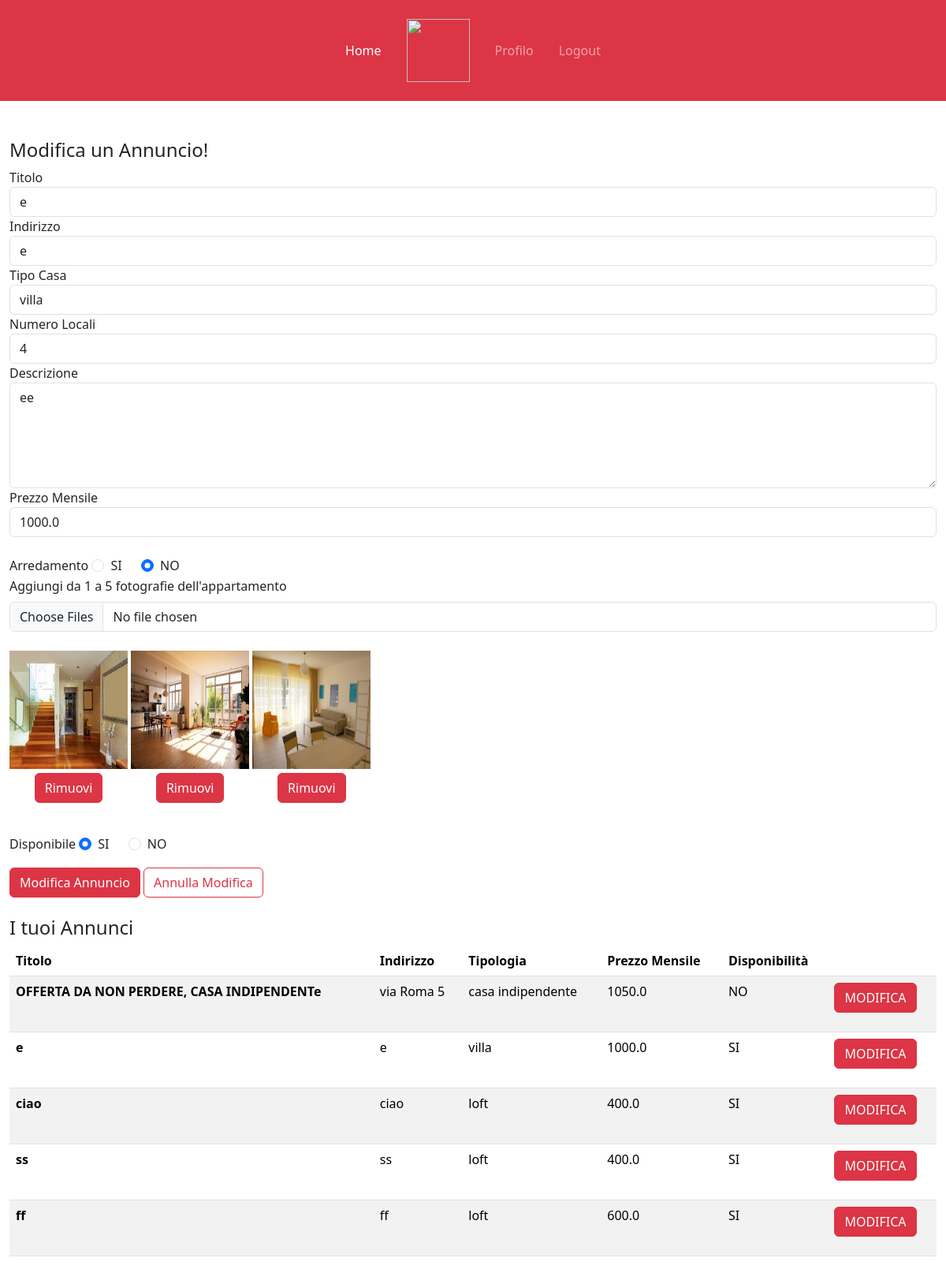
The app's page /profiloL/18 (signed in) with its own data.
### tables this page shows
CREATE TABLE "ANNUNCI" (
	"idAnnuncio"	INTEGER NOT NULL,
	"titolo"	TEXT NOT NULL,
	"indirizzo"	TEXT NOT NULL,
	"tipoCasa"	TEXT NOT NULL,
	"numeroLocali"	TEXT NOT NULL,
	"descrizione"	TEXT NOT NULL,
	"prezzoMensile"	REAL NOT NULL,
	"arredamento"	TEXT NOT NULL,
	"disponibilita"	TEXT NOT NULL,
	"idUtente"	INTEGER NOT NULL,
	FOREIGN KEY("idUtente") REFERENCES "UTENTI"("idUtente"),
	PRIMARY KEY("idAnnuncio" AUTOINCREMENT)
);

### app.py (the view)
@app.route('/profiloL')
@app.route('/profiloL/<int:id>')
@login_required
def profiloL(id=None): #annuncio=None significa che il parametro è opzionale.
   if id is not None:
      annunci=posts_dao.get_annunci(current_user.id)
      annuncio=posts_dao.get_singleAnnuncio(id)
      return render_template('profiloL.html', annunci=annunci, annuncio=annuncio)
   else:
      annunci=posts_dao.get_annunci(current_user.id)
      return render_template('profiloL.html', annunci=annunci)

### app.py (called while the page is built)
@login_manager.user_loader
def load_user(user_id):
    db_user=posts_dao.get_user_by_id(user_id)
    user = User(id=db_user['idUtente'],
                username=db_user['username'],
                password=db_user['password'],
                tipo=db_user['tipo'])
    return user

### posts_dao.py (called while the page is built)
def get_user_by_id(id_utente):
    query = 'SELECT * FROM UTENTI WHERE idUtente = ?'
    connection = sqlite3.connect('db/affitti.db')
    connection.row_factory = sqlite3.Row
    cursor = connection.cursor()
    cursor.execute(query, (id_utente,))
    result = cursor.fetchone()
    cursor.close()
    connection.close()
    return result

def get_annunci(id):
    conn =sqlite3.connect('db/affitti.db')
    conn.row_factory = sqlite3.Row
    cursor= conn.cursor()
    sql = 'SELECT  ANNUNCI.idAnnuncio, titolo, indirizzo, tipoCasa, numeroLocali, descrizione, \
    prezzoMensile, arredamento, disponibilita, urlFoto FROM ANNUNCI, FOTO \
    where ANNUNCI.idUtente = ? and ANNUNCI.idAnnuncio = FOTO.idAnnuncio \
    GROUP BY ANNUNCI.idAnnuncio'
    cursor.execute(sql, (id,))
    annunci= cursor.fetchall()
    cursor.close()
    conn.close()
    return annunci

def get_singleAnnuncio(id):
    conn =sqlite3.connect('db/affitti.db')
    conn.row_factory = sqlite3.Row
    cursor= conn.cursor()
    sql = '''SELECT ANNUNCI.* ,GROUP_CONCAT(urlFoto, ',') AS foto_concatenate
           FROM ANNUNCI, FOTO
           where ANNUNCI.idAnnuncio = ? and ANNUNCI.idAnnuncio = FOTO.idAnnuncio
           GROUP BY ANNUNCI.idAnnuncio'''
    cursor.execute(sql, (id,))
    annuncio= cursor.fetchone()  #vedere se meglio fetchone o fetchall
    cursor.close()
    conn.close()
    return annuncio

### templates/profiloL.html (shortened to what this page needs)
{% extends "base.html" %}
{% block liNav %}
<li class="nav-item">
    <a class="nav-link mx-2 active" aria-current="page" href="{{url_for('index')}}">Home</a>
  </li>
  <li class="nav-item d-none d-lg-block">
    <a class="nav-link mx-2" href="#">
      <img src="/static_files/images/logos/logo_2_white.png" height="80" />
    </a>
  </li>
  {% if current_user.is_authenticated %}
  <li class="nav-item">
    <a class="nav-link mx-2" href="#">Profilo</a>
  </li>
  <li class="nav-item">
    <a class="nav-link mx-2" href="{{url_for('logout')}}">Logout</a>
  </li>
  {% else %}
  <li class="nav-item">
    <a class="nav-link mx-2" href="{{url_for('Page_login')}}">Login</a>
  </li>
</li>
  {% endif %}
{% endblock %}
{% block content %}
<div class="container-fluid mt-5">
  {% if current_user.is_authenticated %}
        {% if annuncio %}
        <form action="/Ann/mod" method="POST" enctype="multipart/form-data">
          <div class="form-group">
              <h4>Modifica un Annuncio!</h4>
              <label for="titolo">Titolo</label>
              <input type="text" name="titolo" class="form-control" value="{{annuncio.titolo}}" required>
          </div>
          <div class="form-group">
            <label for="indirizzo">Indirizzo</label>
            <input type="text" name="indirizzo" class="form-control" value="{{annuncio.indirizzo}}" required>
          </div>
          <div class="form-group">
            <label for="tipoC">Tipo Casa</label>
            <select class="form-control" name="tipoC" required>
              {% set case = ['casa indipendente', 'appartamento', 'loft', 'villa'] %}
              {% for casa in case %}
                  <option name="tipoC" {% if annuncio.tipoCasa == casa %}selected{% endif %}>{{ casa }}</option>
              {% endfor %}
            </select>
          </div>
          <div class="form-group">
            <label for="numLocali">Numero Locali</label>
            <select class="form-control" name="numLocali" required>
              {% set numeri = ['1','2','3','4','5+'] %}
              {% for numero in numeri %}
                  <option name="numLocali" {% if annuncio.numeroLocali == numero %}selected{% endif %}>{{ numero }}</option>
              {% endfor %}
            </select>
          </div>
          <div class="form-group">
              <label for="descrizione">Descrizione</label>
              <textarea name="descrizione" msg cols="30" rows="5" class="form-control" required>{{annuncio.descrizione}}</textarea>
          </div>
          <div class="form-group">
            <label for="prezzoM">Prezzo Mensile</label>
            <input type="number" name="prezzoM" class="form-control" value="{{annuncio.prezzoMensile}}" min="100" max="2500" step="50" required>
          </div>
          <br>
          <div class="form-group mb-3">
            <label for="divArredato">Arredamento</label>
            {% if annuncio.arredamento == 'SI' %}
              <div class="form-check form-check-inline" id="divArredato">
                <input type="radio" class="form-check-input" id="rad1" name="arredato" value="SI" checked>SI
                <label class="form-check-label" for="rad1"></label>
              </div>
              <div class="form-check form-check-inline">
                <input type="radio" class="form-check-input" id="rad2" name="arredato" value="NO">NO
                <label class="form-check-label" for="rad2"></label>
              </div>
            {% else %}
              <div class="form-check form-check-inline" id="divArredato">
                <input type="radio" class="form-check-input" id="rad1" name="arredato" value="SI">SI
              </div>
              <div class="form-check form-check-inline">
                <input type="radio" class="form-check-input" id="rad2" name="arredato" value="NO" checked>NO
              </div>
            {% endif %}
          <div class="form-group">
              <label for="imgCommento" class="form-label">Aggiungi da 1 a 5 fotografie dell'appartamento</label>
              <input class="form-control" type="file" name="imgAnnuncio" multiple>
              <br>
              {% set foto_list = annuncio.foto_concatenate.split(',') %}
              {% for foto in foto_list %}
                <div class="foto-container">
                  <form action="/rimuoviFoto/{{annuncio.idAnnuncio}}" method="POST" enctype="multipart/form-data">
                    <img src="{{ url_for('static', filename=foto) }}" alt="Foto" class="fotoAnnunci">
                    <button type="submit" class="btn btn-danger">Rimuovi</button>
                  </form>
                </div>
              {% endfor %}
          </div>
          <br>
          <div class="form-group mb-3">
            <label for="divDisponibile">Disponibile</label>
            {% if annuncio.disponibilita == 'SI' %}
            <div class="form-check form-check-inline" id="divDisponibile">
              <input type="radio" class="form-check-input" id="radD1" name="disponibile" value="SI" checked>SI
            </div>
            <div class="form-check form-check-inline">
              <input type="radio" class="form-check-input" id="radD2" name="disponibile" value="NO">NO
            </div>
            {% endif %}
          </div>
          <div class="form-group">
              <button type="submit" id="annuncio" class="btn btn-danger">Modifica Annuncio</button>
              <a href="{{url_for('profiloL')}}" class="btn btn-outline-danger">Annulla Modifica</a>
            </div>
        </form>
      {% endif %}
  {% endif %}
  <br>
  <div class="row">
      <h4>I tuoi Annunci</h4>
  </div>
  <div style="background-color: #e7effd;">
    <table class="table table-striped">
      <thead>
        <tr>
          <th scope="col">Titolo</th>
          <th scope="col">Indirizzo</th>
          <th scope="col">Tipologia</th>
          <th scope="col">Prezzo Mensile</th>
          <th scope="col">Disponibilità</th>
          <th scope="col"></th>
        </tr>
      </thead>
      <tbody>
        {% for ann in annunci %}
        <tr>
          <th scope="row">{{ann.titolo}}</th>
          <td>{{ann.indirizzo}}</td>
          <td>{{ann.tipoCasa}}</td>
          <td>{{ann.prezzoMensile}}</td>
          <td>{{ann.disponibilita}}</td>
          <td>
            <form action="/modificaAnn/{{ann.idAnnuncio}}" method="POST">
              <button type="submit" class="btn btn-danger">MODIFICA</button>
            </form>
          </td>
        </tr>
        {% endfor %}
      </tbody>
  </div>
</div>
{% endblock %}

### static/css/style.css (style rules this page uses)
.nav-item { line-height:80px; }
.fotoAnnunci { width: 150px; height: 150px; }
.foto-container { display: inline-block; }
.foto-container button { display: block; margin:auto; margin-top: 5px; }

### records on screen
ANNUNCI: titolo "e", indirizzo "e", tipoC "villa", numLocali "4", descrizione "ee", prezzoM "1000.0", tipoCasa "villa", prezzoMensile "1000.0", disponibilita "SI"
ANNUNCI: titolo "OFFERTA DA NON PERDERE, CASA INDIPENDENTe", indirizzo "via Roma 5", tipoCasa "casa indipendente", prezzoMensile "1050.0", disponibilita "NO"
ANNUNCI: titolo "ciao", indirizzo "ciao", tipoCasa "loft", prezzoMensile "400.0", disponibilita "SI"
ANNUNCI: titolo "ss", indirizzo "ss", tipoCasa "loft", prezzoMensile "400.0", disponibilita "SI"
ANNUNCI: titolo "ff", indirizzo "ff", tipoCasa "loft", prezzoMensile "600.0", disponibilita "SI"
